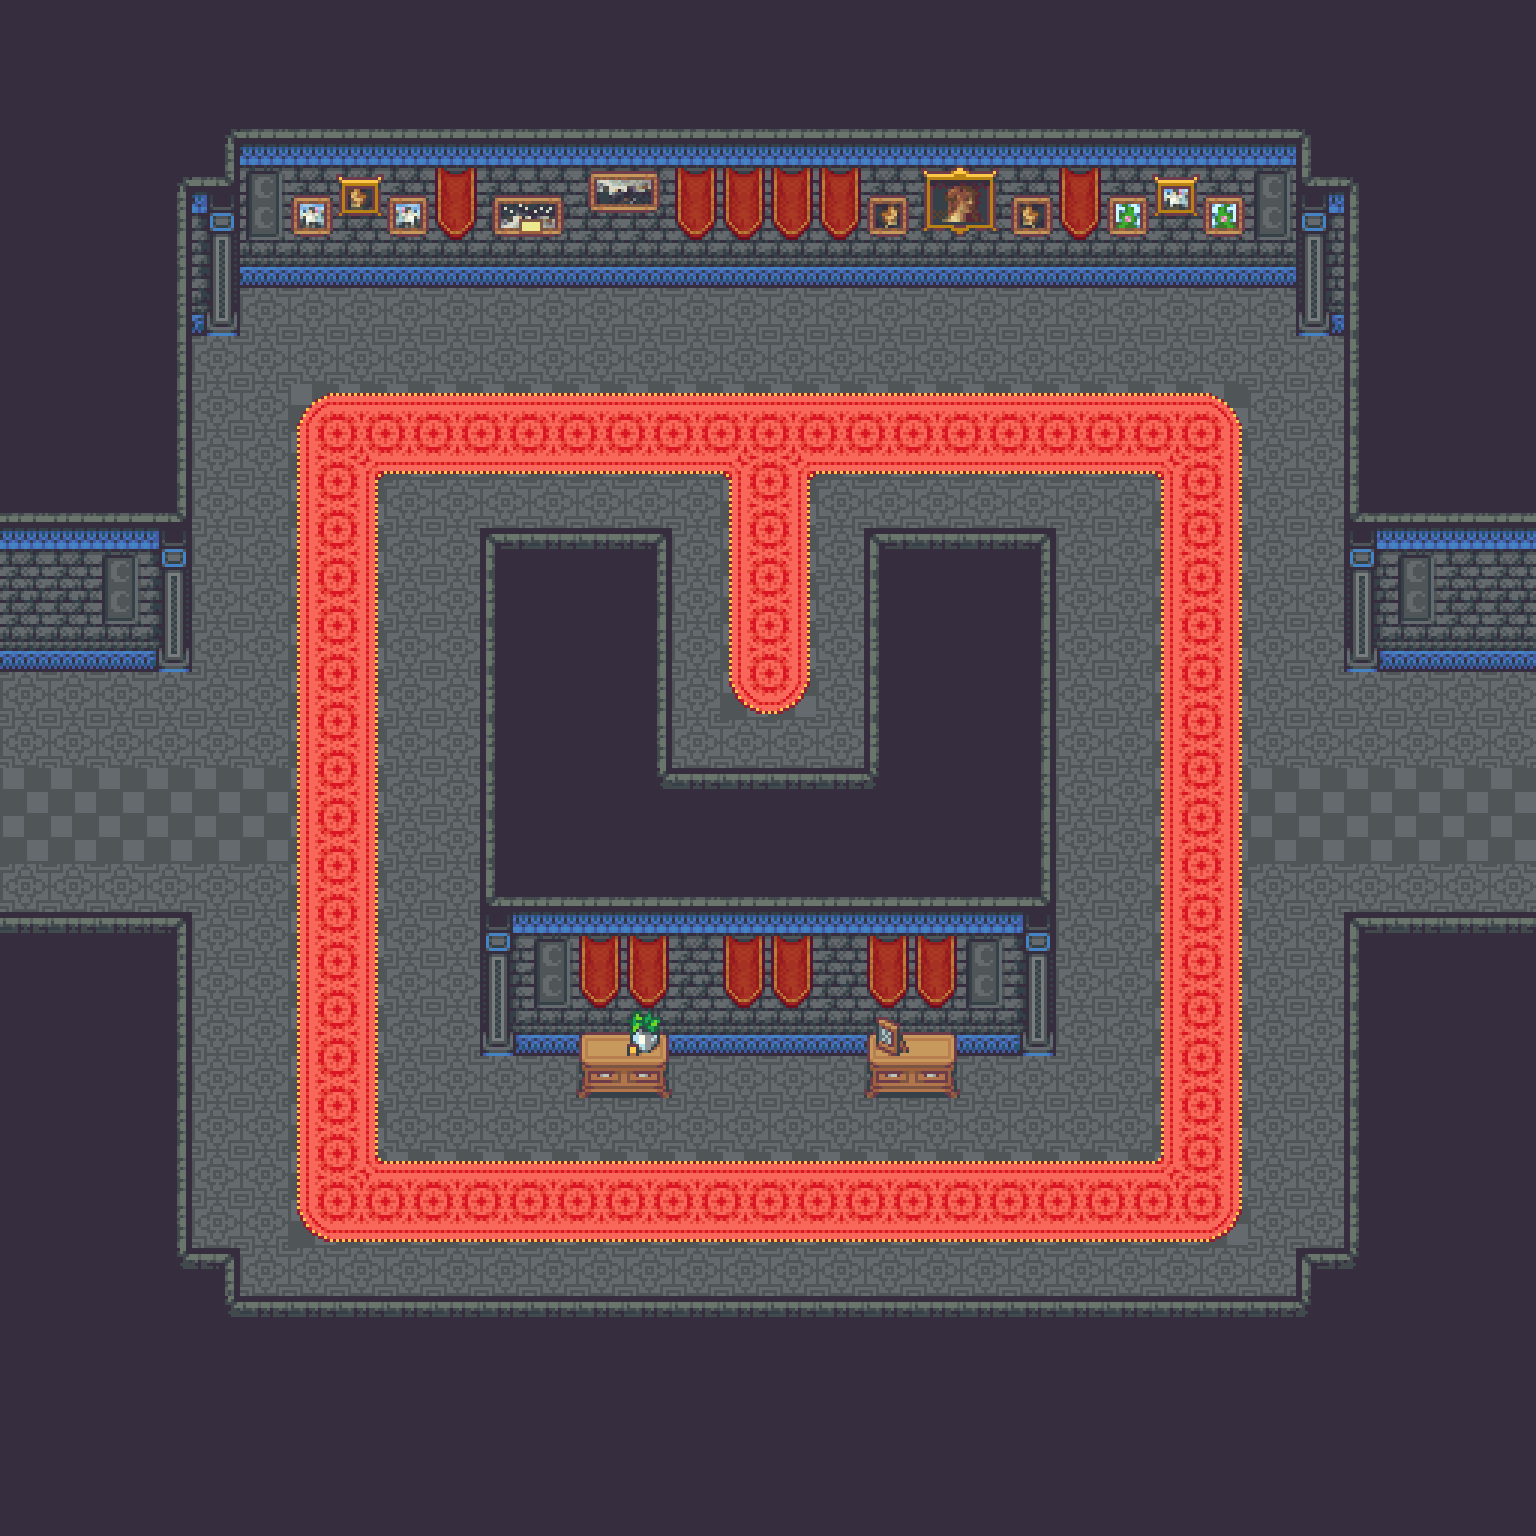

This game map was drawn from its Tiled (.tmx) file and the tilesets committed beside it. A one-line description and the trimmed map source follow:
An orthogonal 32x32 tile map with 48x48 px tiles, 4 tile layers (Ground, Flooring, Furnishing, Ceiling), 4 tilesets and 2 objects.

<map version="1.5" tiledversion="1.7.2" orientation="orthogonal" renderorder="right-down" width="32" height="32" tilewidth="48" tileheight="48" infinite="0" nextlayerid="6" nextobjectid="5">
 <tileset firstgid="1" source="Castle.tsx" />
 <tileset firstgid="1480" source="CastleInterior.tsx" />
 <tileset firstgid="3160" source="CastleObjects.tsx" />
 <tileset firstgid="3416" source="CastleObjects2.tsx" />
 <layer id="2" name="Ground" width="32" height="32">
  <data>[1024 cells, 1024 non-empty, 2 distinct tile ids]</data>
 </layer>
 <layer id="4" name="Flooring" width="32" height="32">
  <data>[1024 cells, 146 non-empty, 12 distinct tile ids]</data>
 </layer>
 <layer id="1" name="Furnishing" width="32" height="32">
  <data>[1024 cells, 600 non-empty, 30 distinct tile ids]</data>
 </layer>
 <layer id="5" name="Ceiling" width="32" height="32">
  <data>[1024 cells, 24 non-empty, 21 distinct tile ids]</data>
 </layer>
 <objectgroup id="3" name="Props">
  <object id="2" gid="235" x="744" y="768" width="48" height="48">
   <properties>
    <property name="I" value="[ChestSpawn]" />
   </properties>
  </object>
  <object id="4" gid="235" x="744" y="1296" width="48" height="48">
   <properties>
    <property name="S" value="" />
   </properties>
  </object>
 </objectgroup>
</map>
